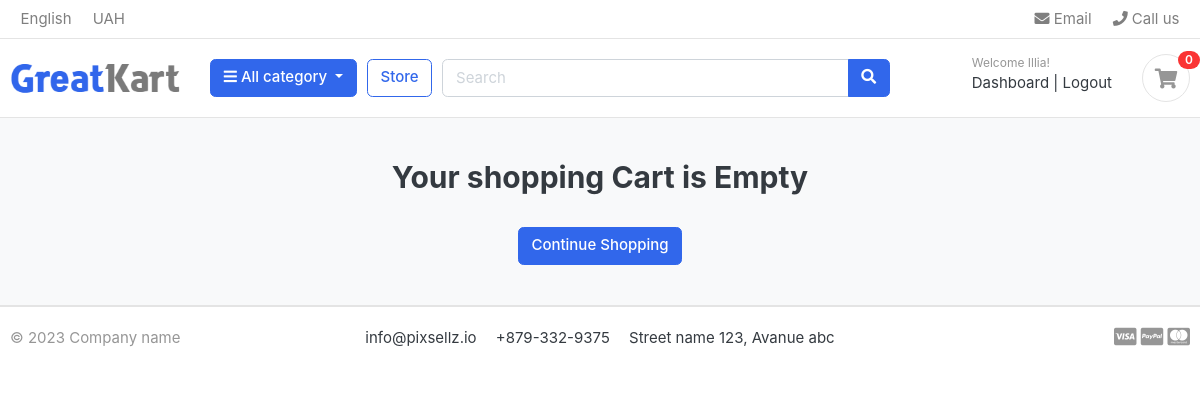
The app's page /cart/ (signed in), older data.
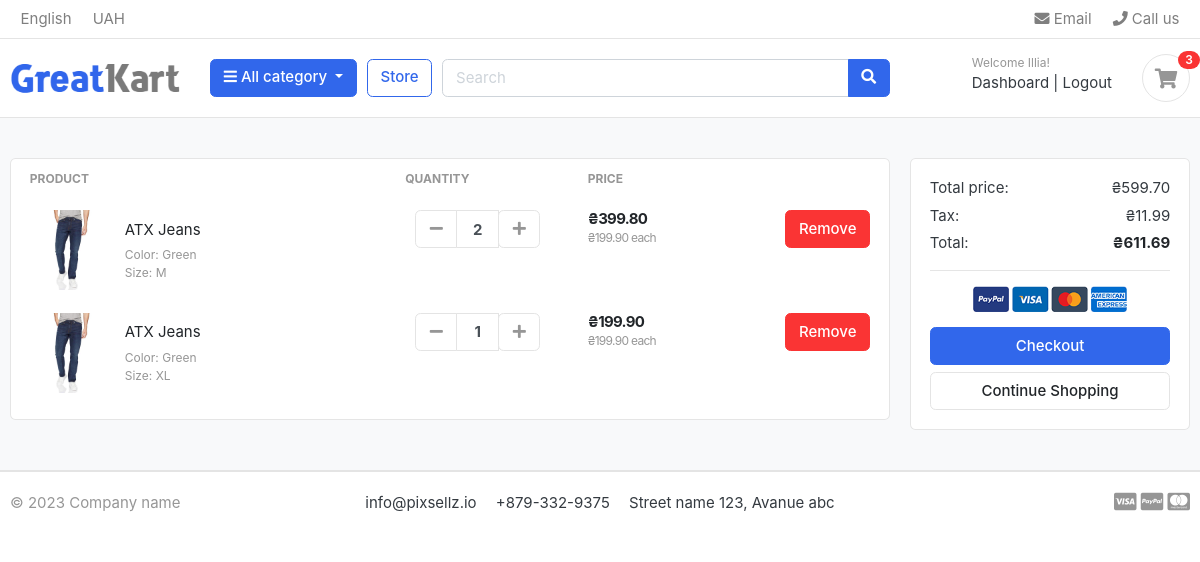
The same page, newer data.
### accounts/models.py (models this page shows, shortened)
class Account(AbstractBaseUser):
    first_name = models.CharField(max_length=50)
    last_name = models.CharField(max_length=50)
    username = models.CharField(max_length=50, unique=True)
    email = models.EmailField(max_length=100, unique=True)
    phone_number = models.CharField(max_length=50)
    date_joined = models.DateTimeField(auto_now_add=True)
    last_login = models.DateTimeField(auto_now_add=True)
    is_admin = models.BooleanField(default=False)
    is_staff = models.BooleanField(default=False)
    is_active = models.BooleanField(default=False)
    is_superadmin = models.BooleanField(default=False)
    USERNAME_FIELD = 'email'
    REQUIRED_FIELDS = ['username', 'first_name', 'last_name']
    objects = MyAccountManager()

### carts/models.py (models this page shows, shortened)
class CartItem(models.Model):
    user = models.ForeignKey(Account, on_delete=models.CASCADE, null=True)
    product = models.ForeignKey(Product, on_delete=models.CASCADE)
    variations = models.ManyToManyField(Variation, blank=True)
    cart = models.ForeignKey(Cart, on_delete=models.CASCADE, null=True)
    quantity = models.IntegerField()
    is_active = models.BooleanField(default=True)
    def sub_total(self):
        return self.product.price * self.quantity

### store/models.py (models this page shows, shortened)
class Product(models.Model):
    product_name = models.CharField(max_length=200, unique=True)
    slug = models.SlugField(max_length=200, unique=True)
    description = models.TextField(max_length=500, blank=True)
    price = models.FloatField()
    images = models.ImageField(upload_to='photos/products')
    stock = models.IntegerField()
    is_available = models.BooleanField(default=True)
    category = models.ForeignKey(Category, on_delete=models.CASCADE)
    created_date = models.DateTimeField(auto_now_add=True)
    modified_date = models.DateTimeField(auto_now=True)
    def get_url(self):
        return reverse('product_detail', args=[self.category.slug, self.slug])

class Variation(models.Model):
    product = models.ForeignKey(Product, on_delete=models.CASCADE)
    variation_category = models.CharField(max_length=100, choices=variation_category_choice)
    variation_value = models.CharField(max_length=100)
    is_active = models.BooleanField(default=True)
    created_date = models.DateTimeField(auto_now=True)
    objects = VariationManager()

### carts/views.py (the view)
# urls.py: path('', views.cart, name='cart'),
def cart(request, total=0, quantity=0, cart_items=None):
    try:
        tax = 0
        grand_total = 0
        if request.user.is_authenticated:
            cart_items = CartItem.objects.filter(user=request.user, is_active=True)
        else:
            cart = Cart.objects.get(cart_id=_cart_id(request))
            cart_items = CartItem.objects.filter(cart=cart, is_active=True)
        for cart_item in cart_items:
            total += (cart_item.product.price * cart_item.quantity)
            quantity += cart_item.quantity
        tax = (2 * total)/100
        grand_total = total + tax
    except ObjectDoesNotExist:
        pass
    context = {
        'total': total,
        'quantity': quantity,
        'cart_items': cart_items,
        'tax': tax,
        'grand_total': grand_total,
    }
    return render(request, 'carts/cart.html', context=context)

### carts/templates/carts/cart.html (shortened to what this page needs)
{% extends 'base.html' %}
{% load static %}
{% block content %}
<section class="section-content padding-y bg">
    <div class="container">
    {% if not cart_items %}
        <h2 class="text-center">Your shopping Cart is Empty</h2>
        <br>
        <div class="text-center">
            <a href="{% url 'store' %}" class="btn btn-primary">Continue Shopping</a>
        </div>
    {% else %}
        <div class="row">
            <aside class="col-lg-9">
        <div class="card">
        <table class="table table-borderless table-shopping-cart">
        <thead class="text-muted">
        <tr class="small text-uppercase">
        <th scope="col">Product</th>
        <th scope="col" width="120">Quantity</th>
        <th scope="col" width="120">Price</th>
        <th scope="col" class="text-right" width="200"> </th>
        </tr>
        </thead>
        <tbody>
        {% for cart_item in cart_items %}
            <tr>
                <td>
                    <figure class="itemside align-items-center">
                        <div class="aside"><a href="{{ cart_item.product.get_url }}"><img src="{{ cart_item.product.images.url }}" class="img-sm"></a></div>
                        <figcaption class="info">
                            <a href="{{ cart_item.product.get_url }}" class="title text-dark">{{ cart_item.product.product_name }}</a>
                            <p class="text-muted small">
                                {% if cart_item.variations.all %}
                                    {% for item in cart_item.variations.all %}
                                        {{ item.variation_category | capfirst }}: {{ item.variation_value }} <br>
                                    {% endfor %}
                                {% endif %}
                            </p>
                        </figcaption>
                    </figure>
                </td>
                <td>
                                <div class="col">
                                    <div class="input-group input-spinner">
                                        <div class="input-group-prepend">
                                        <a href="{% url 'remove_cart' cart_item.product.id cart_item.id %}" class="btn btn-light" type="button" id="button-plus"> <i class="fa fa-minus"></i> </a>
                                        </div>
                                        <input type="text" class="form-control"  value="{{ cart_item.quantity }}">
                                        <div class="input-group-append">
                                        <form action="{% url 'add_cart' cart_item.product.id %}" method='POST'>
                                            <button class="btn btn-light" type="submit" id="button-minus"> <i class="fa fa-plus"></i> </button>
                                        </form>
                                        </div>
                                    </div>
                                </div>
                </td>
                <td>
                    <div class="price-wrap">
                        <var class="price">₴{{ cart_item.sub_total | floatformat:2 }}</var>
                        <small class="text-muted"> ₴{{ cart_item.product.price | floatformat:2 }} each </small>
                    </div>
                </td>
                <td class="text-right">
                <a href="{% url 'remove_cart_item' cart_item.product.id cart_item.id %}" onclick="return confirm('Are you shure you want to delete this Item?')" class="btn btn-danger"> Remove</a>
                </td>
            </tr>
        {% endfor %}
        </tbody>
        </table>
        </div>
            </aside>
            <aside class="col-lg-3">
                <div class="card">
                <div class="card-body">
                    <dl class="dlist-align">
                    <dt>Total price:</dt>
                    <dd class="text-right">₴{{ total | floatformat:2 }}</dd>
                    </dl>
                    <dl class="dlist-align">
                    <dt>Tax:</dt>
                    <dd class="text-right"> ₴{{ tax | floatformat:2 }}</dd>
                    </dl>
                    <dl class="dlist-align">
                    <dt>Total:</dt>
                    <dd class="text-right text-dark b"><strong>₴{{ grand_total | floatformat:2 }}</strong></dd>
                    </dl>
                    <hr>
                    <p class="text-center mb-3">
                        <img src="{% static './images/misc/payments.png' %}" height="26">
                    </p>
                    <a href="{% url 'checkout' %}" class="btn btn-primary btn-block"> Checkout </a>
                    <a href="{% url 'store' %}" class="btn btn-light btn-block">Continue Shopping</a>
                </div>
                </div>
        </aside>
        </div>
    {% endif %}
    </div>
    </section>
{% endblock %}

### templates/base.html (shortened to what this page needs)
{% load static %}
<!DOCTYPE HTML>
<html lang="en">
<head>
<link href="{% static 'css/bootstrap.css' %}" rel="stylesheet" type="text/css"/>
<link href="{% static 'fonts/fontawesome/css/all.min.css' %}" type="text/css" rel="stylesheet">
<link href="{% static 'css/ui.css' %}" rel="stylesheet" type="text/css"/>
<link href="{% static 'css/responsive.css' %}" rel="stylesheet" media="only screen and (max-width: 1200px)" />
</head>
<body>
    {% include 'includes/navbar.html' %}
    {% block content %}{% endblock %}
    {% include 'includes/footer.html' %}
</body>
</html>

### templates/includes/navbar.html (shortened to what this page needs)
{% load static %}
<header class="section-header">
    <nav class="navbar p-md-0 navbar-expand-sm navbar-light border-bottom">
    <div class="container">
      <div class="collapse navbar-collapse" id="navbarTop4">
        <ul class="navbar-nav mr-auto">
            <li class="nav-item dropdown">
                 <a href="#" class="nav-link">   English </a>
            </li>
            <li class="nav-item dropdown">
                <a href="#" class="nav-link"> UAH </a>
            </li>
        </ul>
        <ul class="navbar-nav">
            <li><a href="#" class="nav-link"> <i class="fa fa-envelope"></i> Email </a></li>
            <li><a href="#" class="nav-link"> <i class="fa fa-phone"></i> Call us </a></li>
        </ul>
      </div>
    </div>
    </nav>
    <section class="header-main border-bottom">
        <div class="container">
    <div class="row align-items-center">
        <div class="col-lg-2 col-md-3 col-6">
            <a href="{% url 'home' %}" class="brand-wrap">
                <img class="logo" src="{% static './images/logo.png' %}">
            </a>
        </div>
        <div class="col-lg col-sm col-md col-6 flex-grow-0">
            <div class="category-wrap dropdown d-inline-block float-right">
                <button type="button" class="btn btn-primary dropdown-toggle" data-toggle="dropdown">
                    <i class="fa fa-bars"></i> All category
                </button>
            </div>
        </div>
        <a href="{% url 'store' %}" class="btn btn-outline-primary">Store</a>
        <div class="col-lg  col-md-6 col-sm-12 col">
            <form action="{% url 'search' %}" class="search" method='GET'>
                <div class="input-group w-100">
                    <input type="text" class="form-control" style="width:60%;" placeholder="Search" name='keyword'>
                    <div class="input-group-append">
                      <button class="btn btn-primary" type="submit">
                        <i class="fa fa-search"></i>
                      </button>
                    </div>
                </div>
            </form>
        </div>
        <div class="col-lg-3 col-sm-6 col-8 order-2 order-lg-3">
                    <div class="d-flex justify-content-end mb-3 mb-lg-0">
                        {% if user.id is None %}
                        <div class="widget-header">
                            <small class="title text-muted">Welcome guest!</small>
                            <div>
                                <a href="{% url 'login' %}">Sign in</a> <span class="dark-transp"> | </span>
                                <a href="{% url 'register' %}"> Register</a>
                            </div>
                        </div>
                        {% else %}
                            <div class="widget-header">
                                <small class="title text-muted">Welcome {{ user.first_name }}!</small>
                                <div>
                                    <a href="{% url 'dashboard' %}">Dashboard</a> <span class="dark-transp"> | </span>
                                    <a href="{% url 'logout' %}"> Logout</a>
                                </div>
                            </div>
                        {% endif %}
                        <a href="{% url 'cart' %}" class="widget-header pl-3 ml-3">
                            <div class="icon icon-sm rounded-circle border"><i class="fa fa-shopping-cart"></i></div>
                            <span class="badge badge-pill badge-danger notify">{{ cart_count }}</span>
                        </a>
                    </div>
                </div>
    </div>
        </div>
    </section>
    </header>

### templates/includes/footer.html
{% load static %}
<footer class="section-footer border-top">
	<div class="container">
		<section class="footer-bottom border-top row">
			<div class="col-md-2">
				<p class="text-muted"> &copy 2023 Company name </p>
			</div>
			<div class="col-md-8 text-md-center">
				<span  class="px-2">info@pixsellz.io</span>
				<span  class="px-2">+879-332-9375</span>
				<span  class="px-2">Street name 123, Avanue abc</span>
			</div>
			<div class="col-md-2 text-md-right text-muted">
				<i class="fab fa-lg fa-cc-visa"></i>
				<i class="fab fa-lg fa-cc-paypal"></i>
				<i class="fab fa-lg fa-cc-mastercard"></i>
			</div>
		</section>
	</div>
</footer>

Row changes from the older to the newer data that the page shows:
added CartItem: product.images (picture), product.product_name "ATX Jeans", quantity "2", sub_total "399.80", product.price "199.90"
now on this page (row unchanged): Variation: variation_category "Color", variation_value "Green"
now on this page (row unchanged): Variation: variation_category "Size", variation_value "M", shown under "ATX Jeans"
added CartItem: product.images (picture), product.product_name "ATX Jeans", quantity "1", sub_total "199.90", product.price "199.90"
now on this page (row unchanged): Variation: variation_category "Size", variation_value "XL", shown under "ATX Jeans"
Text that changed along with them:
{{ cart_count }}: "0" → "3"
{{ total | floatformat:2 }}: (not shown) → "599.70"
{{ tax | floatformat:2 }}: (not shown) → "11.99"
{{ grand_total | floatformat:2 }}: (not shown) → "611.69"
text no longer shown: "Your shopping Cart is Empty"
text now shown: "PRODUCT QUANTITY PRICE Total price: ₴ Tax: ₴ Total: ₴ Checkout"
